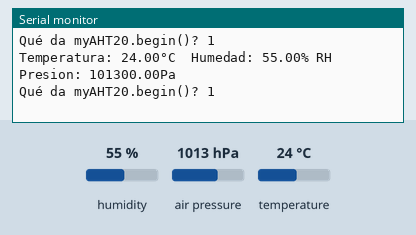
The sketch below on a simulated Arduino Uno, built with avr-gcc and run on an emulated ATmega328P. Parts: the last lines printed to the serial monitor. The test bench sets the inputs (shaded band); at power-on: humidity 55 %, air pressure 1013 hPa, temperature 24 °C.

Above: at 2.8 s.
2.9 s: humidity set to 22 %
At 4.8 s:
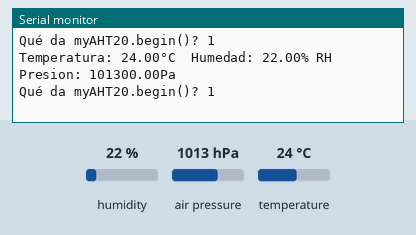
5.6 s: air pressure set to 952 hPa
At 6.8 s:
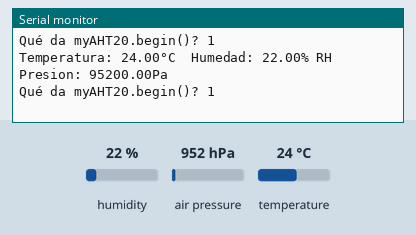
8.3 s: temperature set to 12 °C
At 10.6 s:
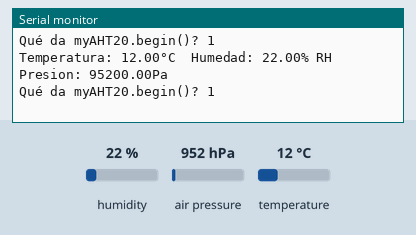

The sketch:

AHT20.ino
```cpp
/*
  Código de comprobación de funcionamiento para Modulo AHT20 + BMP280
  Se obtendrán las lecturas de Presión Atmosférica, Humedad y Temperatura a través del Monitor Serial
  del IDE de Arduino
*/

//Librerías
#include <Wire.h>
#include <Adafruit_BMP280.h>
#include <AHT20.h>

//Objetos
Adafruit_BMP280 bmp;
AHT20 myAHT20;

void setup() {
  Serial.begin(115200);
  Serial.println(F("AHT20+BMP280 test"));

  // while (myAHT20.begin() != true) {
  //   Serial.println(F("No se ha conectado AHT20 o falló al cargar el coeficiente de calibración")); //(F()) guarda el string en la Flash para mantener la memoria dinámica libre
  //   delay(5000);
  // }
  // Serial.println(F("AHT20 OK"));

  if (!bmp.begin()) {
    Serial.println(F("No se encuentra un sensor BMP280 compatible, revisa la conexión"));
    while (1);
  }

  /* Configuración default según el datasheet. */
  bmp.setSampling(Adafruit_BMP280::MODE_NORMAL,     /* Modo de Operación. */
                  Adafruit_BMP280::SAMPLING_X2,     /* Temp. oversampling */
                  Adafruit_BMP280::SAMPLING_X16,    /* Pressure oversampling */
                  Adafruit_BMP280::FILTER_X16,      /* Filtrado. */
                  Adafruit_BMP280::STANDBY_MS_500); /* Tiempo de Standby. */
}

void loop() {
  float temperature = myAHT20.getTemperature();
  float humidity = myAHT20.getHumidity();
  float pressure = bmp.readPressure();


  {
  //Impresion de Resultados
    Serial.print("Temperatura: ");
    Serial.print(temperature, 2);
    Serial.print("°C\t");
    Serial.print("Humedad: ");
    Serial.print(humidity, 2);
    Serial.print("% RH\t");
    Serial.print("Presion: ");
    Serial.print(pressure, 2);
    Serial.println("Pa");

    Serial.println("Qué da myAHT20.begin()? " + String(myAHT20.begin()));

    Serial.println();
  }
  delay(2000);
}
```

Measured:
- after the input at 2.9 s, the serial monitor: prints a new line after 1.2 s (image 1)
- after the input at 5.6 s, the serial monitor: prints a new line after 0.57 s (image 2)
- after the input at 8.3 s, the serial monitor: prints a new line after 2.0 s (image 3)
